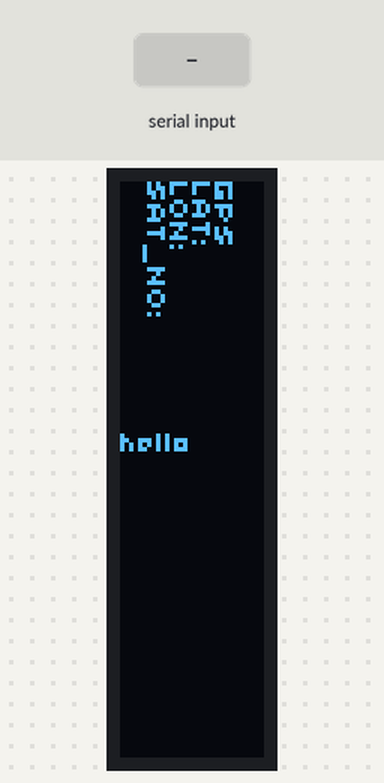
The sketch below on a simulated Arduino Uno, built with avr-gcc and run on an emulated ATmega328P. Shown: 32×128 one-colour display. The inputs (shaded band) are chosen by the test bench. What the sketch prints to the serial monitor is not drawn.

Above: at 1.2 s.

The sketch:

GPS_test.ino
```cpp
#include <U8g2lib.h>
U8G2_SSD1306_128X32_UNIVISION_F_HW_I2C u8g2(U8G2_R1, /* reset=*/ U8X8_PIN_NONE, /* clock=*/ SCL, /* data=*/ SDA);

#ifdef U8X8_HAVE_HW_SPI
#include <SPI.h>
#endif
#ifdef U8X8_HAVE_HW_I2C
#include <Wire.h>
#endif
String utc = "";
String latt = "hello";
String longt = "";
String satN = "";

String NMEA;

void setup() {
Serial.begin(9600);
u8g2.begin();
  u8g2.enableUTF8Print();
}

void loop(void) {
  u8g2.clearBuffer();

  // clear the internal memory

  u8g2.setFontDirection(1);
  u8g2.setFont(u8g2_font_u8glib_4_tf);  // choose a suitable font
  //y , x
  u8g2.drawStr(20,0,"GPS");  // write something to the internal memory
 u8g2.drawStr(15,0,"LAT:");
   u8g2.drawStr(10,0,"LON:");
      u8g2.drawStr(5,0,"SAT_NO:");

   u8g2.setDisplayRotation(U8G2_R1);

     u8g2.setFontDirection(0);

u8g2.setCursor(0,60);
u8g2.print(latt);
u8g2.sendBuffer();
if(Serial.available()>0){

GPSData();


//u8g2.setCursor(10,10);
//u8g2.print(longt);

Serial.print("Lat: ");
Serial.println(latt);
Serial.print("Lon: ");
Serial.println(longt);
Serial.print("UTC: ");
Serial.println(utc);
/*
 * String
 */

}


}
void GPSData(){

if(Serial.find("$GNGGA,")){
  utc = Serial.readStringUntil(',');
    latt = Serial.readStringUntil(',');
    latt.concat(Serial.readStringUntil(','));
    longt = Serial.readStringUntil(',');
    longt.concat(Serial.readStringUntil(','));
}
}
void DisplayGps(){

}
```
